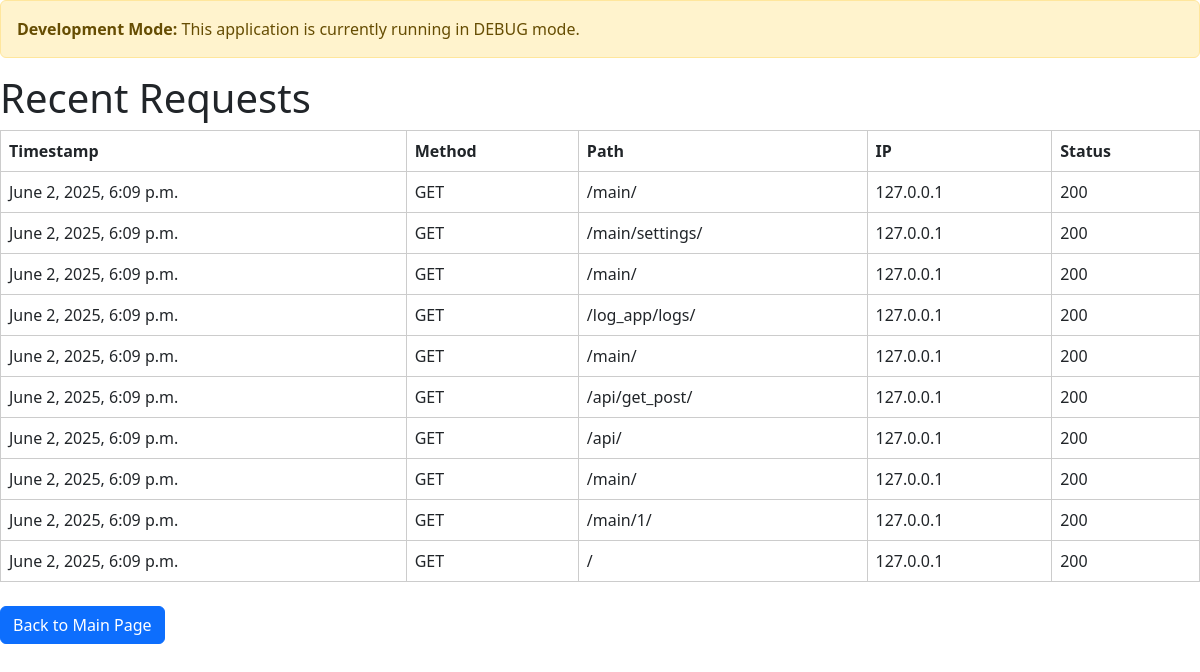
Page /log_app/logs/ on the committed database.
### log_app/models.py (models this page shows, shortened)
class RequestLog(models.Model):
    timestamp = models.DateTimeField(auto_now_add=True)
    method = models.CharField(max_length=10)
    path = models.CharField(max_length=255)
    query_params = models.TextField(blank=True, null=True)
    ip_address = models.CharField(max_length=50)
    response_code = models.PositiveSmallIntegerField()

### log_app/views.py (the view)
# urls.py: path('logs/', log_app.views.show_logs, name='logs'),
def show_logs(request):
    logs = RequestLog.objects.all().order_by('-timestamp')[:10]
    return render(request, 'logs.html', {'logs': logs})

### main/context_processors.py (called while the page is built)
def settings_context(request):
    return {
        'settings': {
            'DEBUG': settings.DEBUG,
            'LANGUAGE_CODE': settings.LANGUAGE_CODE,
            'TIME_ZONE': settings.TIME_ZONE,
        }
    }

### templates/logs.html (shortened to what this page needs)
<!DOCTYPE html>
<html>
<head>
     <link href="https://cdn.jsdelivr.net/npm/bootstrap@5.3.3/dist/css/bootstrap.min.css" rel="stylesheet" />
</head>
<body>
        {% if settings.DEBUG %}
        <div class="debug-info alert alert-warning">
            <strong>Development Mode:</strong> This application is currently running in DEBUG mode.
        </div>
        {% endif %}
    <h1>Recent Requests</h1>
    <table>
        <thead>
            <tr>
                <th>Timestamp</th>
                <th>Method</th>
                <th>Path</th>
                <th>IP</th>
                <th>Status</th>
            </tr>
        </thead>
        <tbody>
            {% for log in logs %}
                <tr>
                    <td>{{ log.timestamp }}</td>
                    <td>{{ log.method }}</td>
                    <td>{{ log.path }}</td>
                    <td>{{ log.ip_address }}</td>
                    <td>{{ log.response_code }}</td>
                </tr>
            {% endfor %}
        </tbody>
    </table>
        <div class="d-flex justify-content-between mt-4">
            <a href="{% url 'main_page' %}" class="btn btn-primary">Back to Main Page</a>
        </div>
</body>
</html>

### templates/logs.html (style rules this page uses)
table { border-collapse: collapse; width: 100%; }
th, td { border: 1px solid #ccc; padding: 8px; text-align: left; }

### rows in the picture
RequestLog: timestamp "June 2, 2025, 6:09 p.m.", method "GET", path "/main/", ip_address "127.0.0.1", response_code "200"
RequestLog: timestamp "June 2, 2025, 6:09 p.m.", method "GET", path "/main/settings/", ip_address "127.0.0.1", response_code "200"
RequestLog: timestamp "June 2, 2025, 6:09 p.m.", method "GET", path "/main/", ip_address "127.0.0.1", response_code "200"
RequestLog: timestamp "June 2, 2025, 6:09 p.m.", method "GET", path "/log_app/logs/", ip_address "127.0.0.1", response_code "200"
RequestLog: timestamp "June 2, 2025, 6:09 p.m.", method "GET", path "/main/", ip_address "127.0.0.1", response_code "200"
RequestLog: timestamp "June 2, 2025, 6:09 p.m.", method "GET", path "/api/get_post/", ip_address "127.0.0.1", response_code "200"
RequestLog: timestamp "June 2, 2025, 6:09 p.m.", method "GET", path "/api/", ip_address "127.0.0.1", response_code "200"
RequestLog: timestamp "June 2, 2025, 6:09 p.m.", method "GET", path "/main/", ip_address "127.0.0.1", response_code "200"
RequestLog: timestamp "June 2, 2025, 6:09 p.m.", method "GET", path "/main/1/", ip_address "127.0.0.1", response_code "200"
RequestLog: timestamp "June 2, 2025, 6:09 p.m.", method "GET", path "/", ip_address "127.0.0.1", response_code "200"
